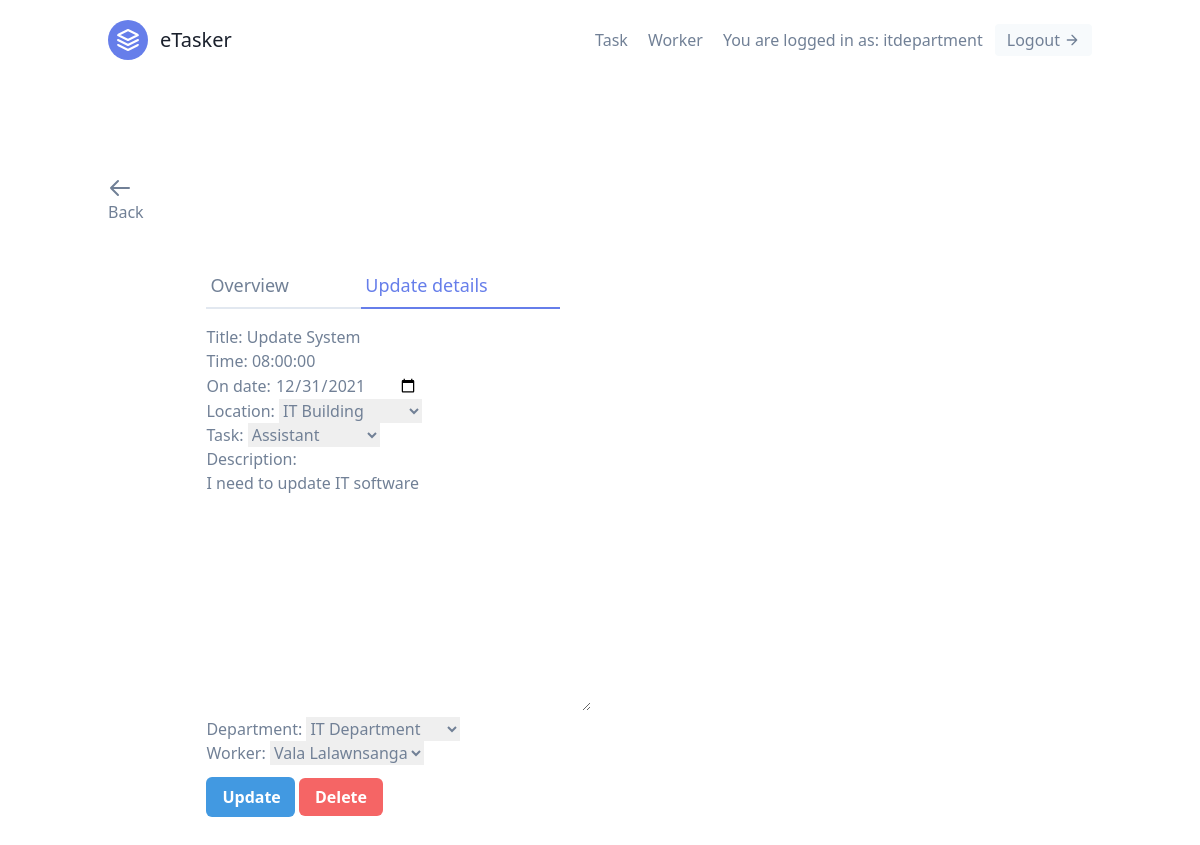
The app's page /tasks/2/update (signed in), older data.
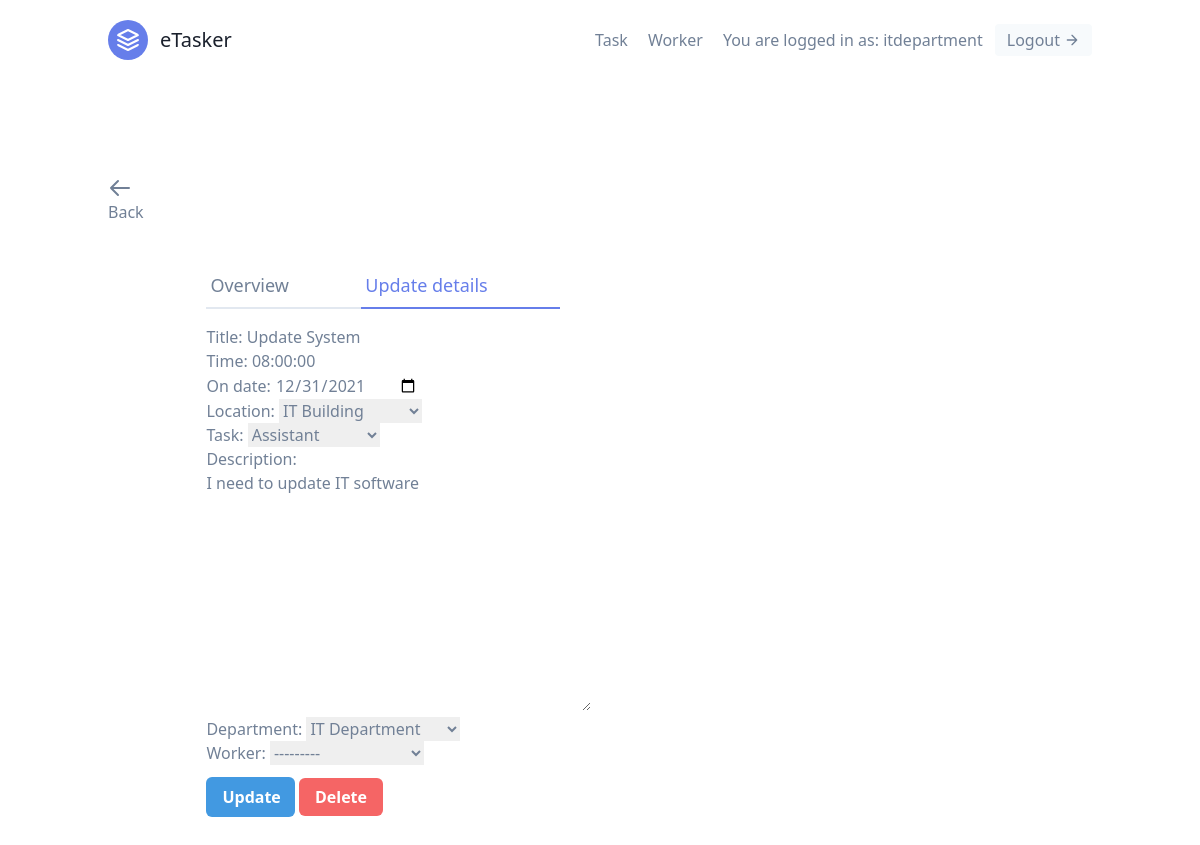
The same page, newer data.
### tasks/models.py (models this page shows, shortened)
class Task(models.Model):
    LOCATION_CHOICES = (
        ('Elizah Hall', 'Elizah Hall'),
        ('Solomon Hall', 'Solomon Hall'),
        ('Eve Hall', 'Eve Hall'),
        ('Sarah Hall', 'Sarah Hall'),
        ('Esther Hall', 'Esther Hall'),
        ('Ruth Hall', 'Ruth Hall'),
        ('Guest House', 'Guest House'),
        ('Library', 'Library'),
        ('Cafeteria', 'Cafeteria'),
        ('IT Building', 'IT Building'),
        ('Admin Building', 'Admin Building'),
        ('Science Building', 'Science Building'),
        ('Hope Channel', 'Hope Channel'),
        ('Church', 'Church'),
        ('Other', 'Other'),
        )
    Task_CHOICES = (
        ('Assistant', 'Assistant'),
        ('Cleaning', 'Cleaning'),
        ('Church Service', 'Church Service'),
        ('Monitor', 'Monitor'),
        ('Tutoring', 'Tutoring'),
        ('Supervising', 'Supervising'),
        ('Other', 'Other'),
    )
    date_added = models.DateTimeField(auto_now_add=True)
    title = models.CharField(max_length=100)
    time = models.TimeField(auto_now=False, auto_now_add=False)
    on_date = models.DateField(null=True)
    location = models.CharField(choices=LOCATION_CHOICES, max_length=100)
    task = models.CharField(choices=Task_CHOICES, max_length=50, null=True, blank=True)
    description = models.TextField(null=True, blank=True)
    department = models.ForeignKey(UserProfile, on_delete=models.CASCADE)
    worker = models.ForeignKey('Worker', null=True, blank=True, on_delete=models.SET_NULL)

### tasks/views.py (the view, shortened to what this page needs)
# urls.py: path('<int:pk>/update', TaskUpdateView.as_view(), name='task-update'),
class TaskUpdateView(SupervisorAndLoginRequiredMixin, UpdateView):
    template_name = 'tasks/task_update.html'
    form_class = TaskModelForm
    context_object_name = 'task'
    def get_queryset(self):
        user = self.request.user
        if user.is_supervisor:
            queryset = Task.objects.filter(department=user.userprofile)
        else:
            queryset = Task.objects.filter(department=user.worker.department)
            queryset = queryset.filter(worker__user=user)
        return queryset

### tasks/forms.py
class TaskModelForm(forms.ModelForm):
    class Meta:
        model = Task
        fields = fields = '__all__'
        widgets = {
            'on_date': DateInput()
        }

### tasks/models.py (called while the page is built)
    def __str__(self) -> str:
        return f'{self.user.first_name} {self.user.last_name}'

    def __str__(self):
        return f'{self.user.first_name} {self.user.last_name}'

### workers/mixins.py (called while the page is built)
    def dispatch(self, request, *args, **kwargs):
        if not request.user.is_authenticated or not request.user.is_supervisor:
            return redirect('tasks:task-list')
        return super().dispatch(request, *args, **kwargs)

### tasks/templates/tasks/task_update.html (shortened to what this page needs)
{% extends 'base.html' %}
{% load tailwind_filters %}
 {% block content %}
<section class="text-gray-600 body-font overflow-hidden">
  <div class="container px-5 py-24 mx-auto">
    <a class='hover:text-blue-500' href="{% url 'tasks:task-list' %}">
      <svg xmlns="http://www.w3.org/2000/svg" class="h-6 w-6" fill="none" viewBox="0 0 24 24" stroke="currentColor">
        <path stroke-linecap="round" stroke-linejoin="round" stroke-width="2" d="M10 19l-7-7m0 0l7-7m-7 7h18" />
      </svg>
      Back</a>
    <div class="lg:w-4/5 mx-auto flex flex-wrap">
      <div class="lg:w-1/2 w-full lg:pr-10 lg:py-6 mb-6 lg:mb-0">
        <div class="flex mb-4">
          <a href="{% url 'tasks:task-detail' task.pk %}" class="flex-grow border-b-2 border-gray-300 py-2 text-lg px-1">Overview</a>
          <a href="{% url 'tasks:task-update' task.pk %}" class="flex-grow text-indigo-500 border-b-2 border-indigo-500 py-2 text-lg px-1">Update details</a>
        </div>
        <form method="post">
          {% csrf_token %} {{ form|crispy }}
          <button type="submit" class="w-1/4 mt-3 bg-blue-500 hover:bg-blue-700 text-white font-bold py-2 px-4 rounded-md">Update</button>
          <a href="{% url 'tasks:task-delete' task.pk %}" class="w-1/2 mt-3 bg-red-500 hover:bg-red-700 text-white font-bold py-2 px-4 rounded-md">Delete</a>
        </form>
      </div>
    </div>
  </div>
</section>
{% endblock content %}

Row changes from the older to the newer data that the page shows:
changed Task "Update System": worker "Vala Lalawnsanga" → "---------"
